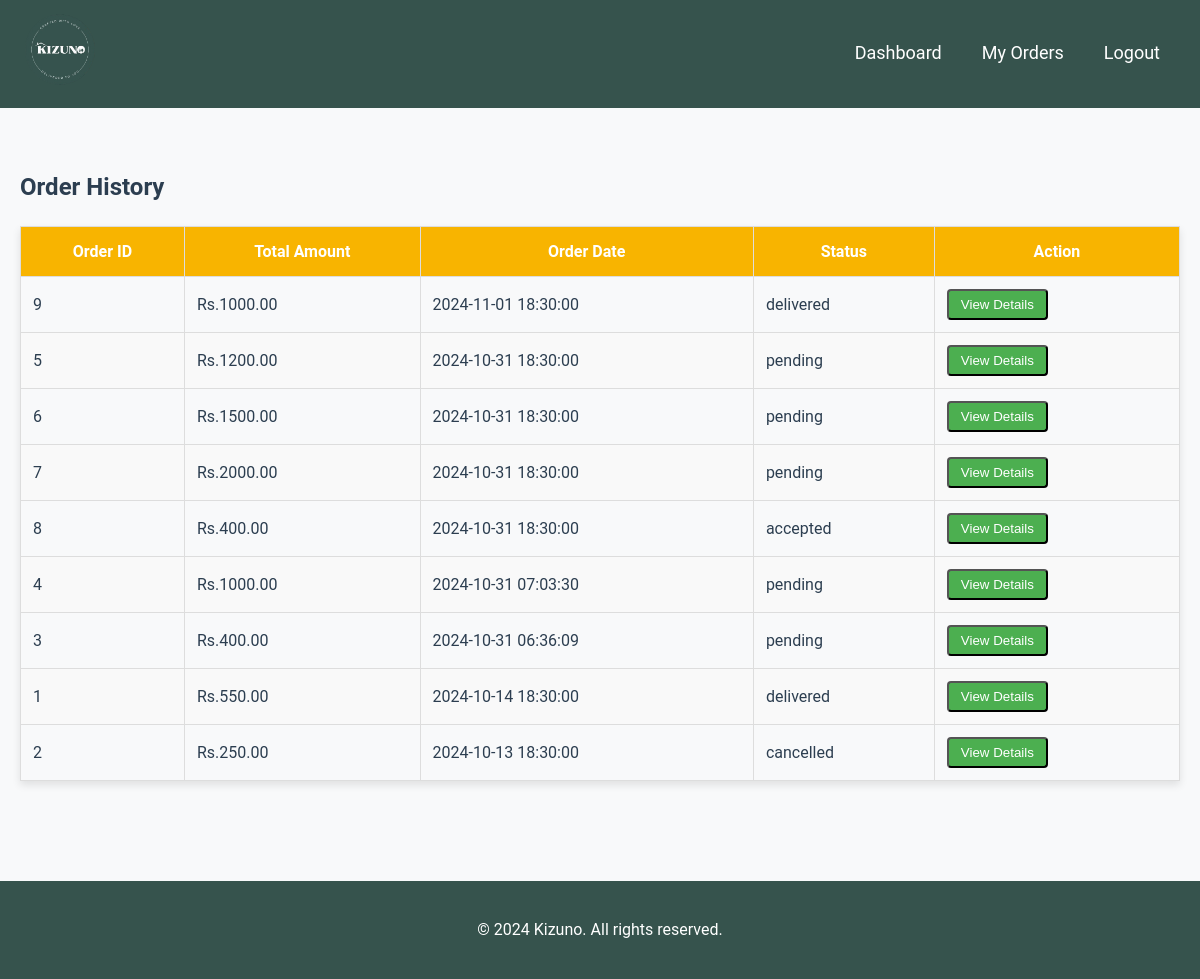
Screenshot of /FRONTEND/html/order_history.php (signed in) with the database file from the repository.
### tables this page shows
CREATE TABLE `orders` (
  `order_id` int(11) NOT NULL,
  `customer_id` int(11) DEFAULT NULL,
  `total_amount` decimal(10,2) NOT NULL,
  `order_date` timestamp NOT NULL DEFAULT current_timestamp(),
  `delivery_address` varchar(255) DEFAULT NULL,
  `status` enum('pending','accepted','delivered','cancelled') DEFAULT 'pending',
  `driver_id` int(11) DEFAULT NULL,
  `driver_status` enum('unassigned','accepted','delivered') DEFAULT 'unassigned'
);

### FRONTEND/html/order_history.php (the view, shortened to what this page needs)
<?php
require '../../BACKEND/db.php';
$user_id = $_SESSION['user_id'];
$order_stmt = $pdo->prepare("SELECT o.order_id, o.total_amount, o.order_date, o.status, o.delivery_address,
                                    o.driver_status, d.vehicle_type, d.vehicle_number, u.full_name AS driver_name,
                                    GROUP_CONCAT(oi.quantity, ' x ', m.name SEPARATOR ', ') AS items
                             FROM orders o
                             INNER JOIN customers c ON o.customer_id = c.customer_id
                             LEFT JOIN delivery_personnel d ON o.driver_id = d.driver_id
                             LEFT JOIN users u ON d.user_id = u.user_id
                             LEFT JOIN order_items oi ON oi.order_id = o.order_id
                             LEFT JOIN meals m ON oi.meal_id = m.meal_id
                             WHERE c.user_id = ?
                             GROUP BY o.order_id
                             ORDER BY o.order_date DESC");
$order_stmt->execute([$user_id]);
$orders = $order_stmt->fetchAll(PDO::FETCH_ASSOC);
?>
<!DOCTYPE html>
<html lang="en">
<head>
    <link rel="stylesheet" href="../css/order_history.css">
</head>
<body>
    <header>
        <div class="logo">
            <a href="customer_dashboard.php">
                <img src="../RESOURCES/logo.png" alt="Kizuno Logo">
            </a>
        </div>
        <nav>
            <ul>
                <li><a href="customer_dashboard.php">Dashboard</a></li>
                <li><a href="order_history.php">My Orders</a></li>
                <li><a href="../../BACKEND/logout.php">Logout</a></li>
            </ul>
        </nav>
    </header>
    <main>
        <section class="order-history">
            <h1>Order History</h1>
            <table>
                <thead>
                    <tr>
                        <th>Order ID</th>
                        <th>Total Amount</th>
                        <th>Order Date</th>
                        <th>Status</th>
                        <th>Action</th>
                    </tr>
                </thead>
                <tbody>
                    <?php foreach ($orders as $order): ?>
                        <tr>
                            <td><?php echo htmlspecialchars($order['order_id']); ?></td>
                            <td>Rs.<?php echo htmlspecialchars($order['total_amount']); ?></td>
                            <td><?php echo htmlspecialchars($order['order_date']); ?></td>
                            <td><?php echo htmlspecialchars($order['status']); ?></td>
                            <td>
                                <button class="details-button" onclick="openModal(<?php echo htmlspecialchars(json_encode($order)); ?>)">View Details</button>
                            </td>
                        </tr>
                    <?php endforeach; ?>
                </tbody>
            </table>
        </section>
    </main>
    <footer>
        <p>&copy; 2024 Kizuno. All rights reserved.</p>
    </footer>
</body>
</html>

### FRONTEND/css/order_history.css (style rules this page uses)
:root { --primary-color: #36534d; --secondary-color: #f0f4f3; --accent-color: #45a049; --text-color: #333; --background-color: #f9f9f9; --success-color: #4CAF50; --error-color: #f44336; --text-color: #2c3e50; --text-light: #7f8c8d; --background-color: #f8f9fa; --border-radius: 8px; --box-shadow: 0 2px 4px rgba(0, 0, 0, 0.1); }
body { font-family: 'Roboto', Arial, sans-serif; margin: 0; padding: 0; background-color: var(--background-color); color: var(--text-color); line-height: 1.6; }
header { background-color: var(--primary-color); color: white; display: flex; justify-content: space-between; align-items: center; padding: 10px 20px; }
header .logo { display: flex; align-items: center; }
header .logo img { height: 80px; transition: transform 0.3s ease; }
nav ul { list-style-type: none; margin: 0; padding: 0; display: flex; }
nav ul li { display: inline; margin-right: 20px; margin-left: 20px; }
nav ul li a { color: white; text-decoration: none; font-size: 18px; }
main { padding: 40px 20px; min-height: 600px; }
footer { background-color: var(--primary-color); color: white; text-align: center; padding: 20px 0; margin-top: 60px; }
.order-history table { width: 100%; border-collapse: collapse; margin-top: 20px; box-shadow: 0px 4px 8px rgba(0, 0, 0, 0.1); }
.order-history th, .order-history td { padding: 12px; text-align: left; border: 1px solid #ddd; }
.order-history th { background-color: #f8b400; color: white; font-weight: bold; text-align: center; }
.order-history tr:nth-child(even) { background-color: #f9f9f9; }
.details-button { display: inline-block; padding: 6px 12px; background-color: #4CAF50; color: white; text-decoration: none; border-radius: 4px; text-align: center; }

### rows the page displays
orders: order_id "9", total_amount "1000.00", order_date "2024-11-01 18:30:00", status "delivered"
orders: order_id "5", total_amount "1200.00", order_date "2024-10-31 18:30:00", status "pending"
orders: order_id "6", total_amount "1500.00", order_date "2024-10-31 18:30:00", status "pending"
orders: order_id "7", total_amount "2000.00", order_date "2024-10-31 18:30:00", status "pending"
orders: order_id "8", total_amount "400.00", order_date "2024-10-31 18:30:00", status "accepted"
orders: order_id "4", total_amount "1000.00", order_date "2024-10-31 07:03:30", status "pending"
orders: order_id "3", total_amount "400.00", order_date "2024-10-31 06:36:09", status "pending"
orders: order_id "1", total_amount "550.00", order_date "2024-10-14 18:30:00", status "delivered"
orders: order_id "2", total_amount "250.00", order_date "2024-10-13 18:30:00", status "cancelled"
